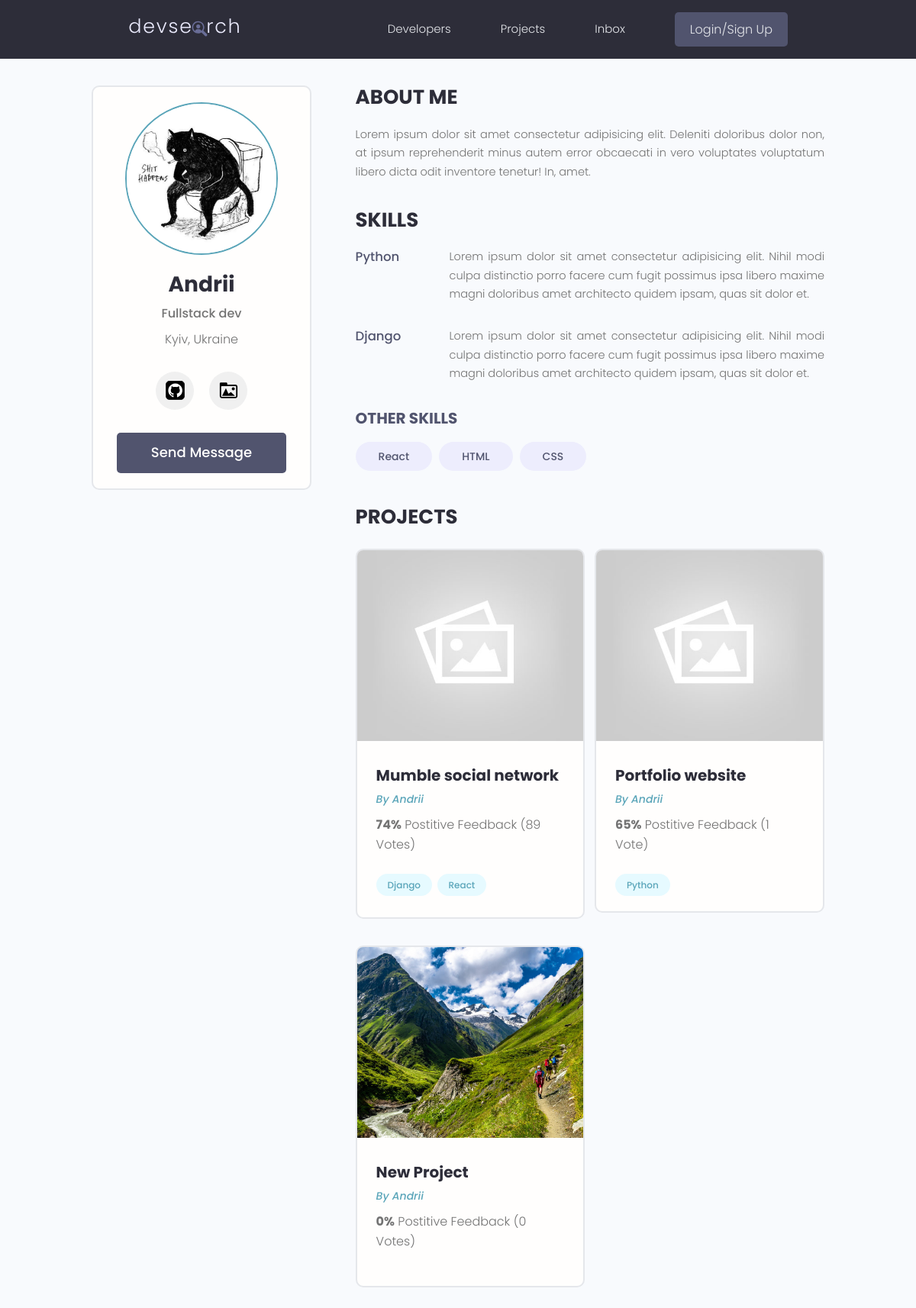
/profile/5a00ce55-ddba-49ef-84ed-73f7a1bbae10, run on an earlier commit of the app's database.
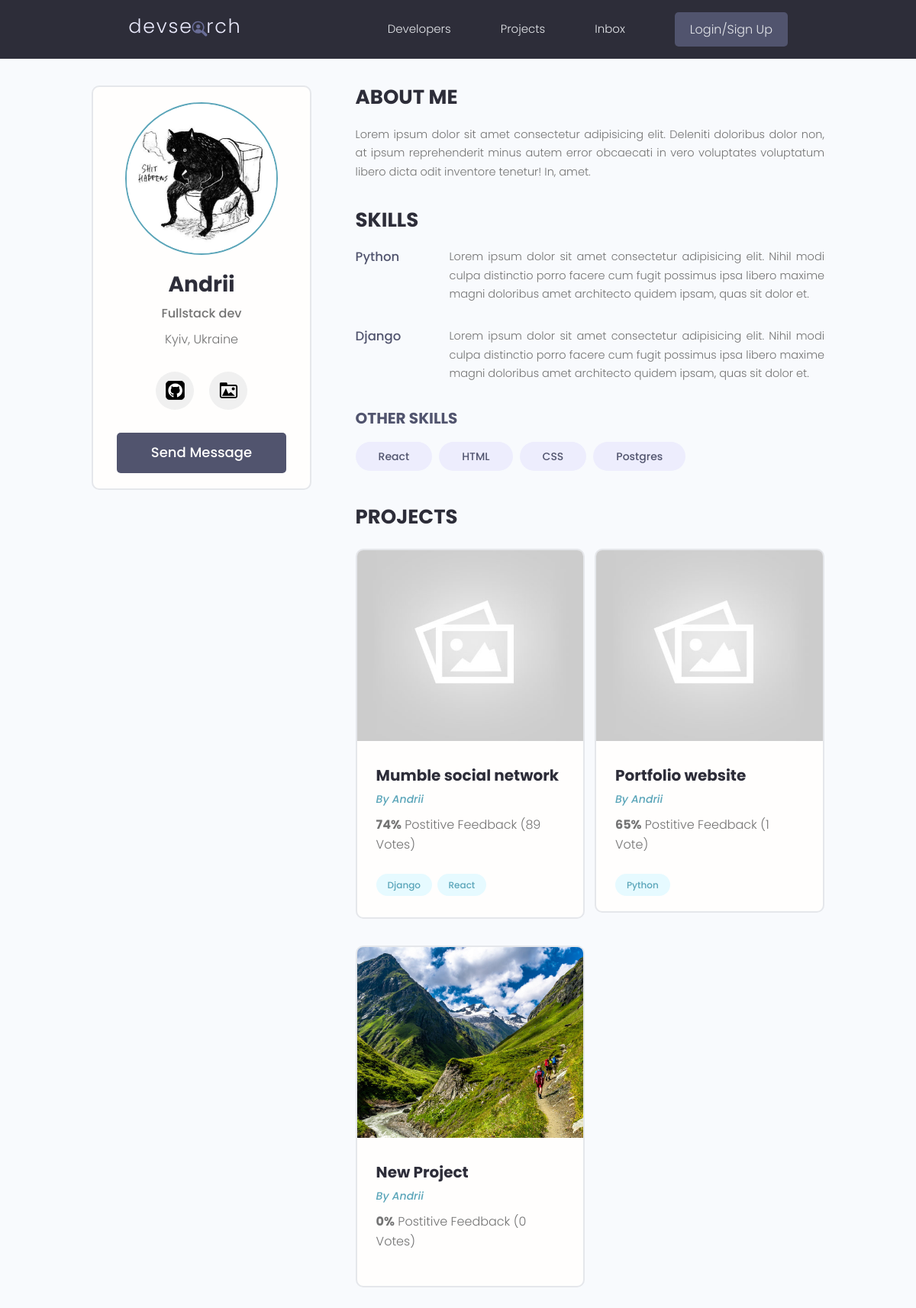
And on a later commit of the database.
### users/models.py (models this page shows, shortened)
class Skill(models.Model):
    owner=models.ForeignKey(Profile, on_delete=models.CASCADE, null=True, blank=True)
    name=models.CharField(max_length=200, blank=True, null=True)
    description=models.TextField(null=True, blank=True)
    created=models.DateTimeField(auto_now_add=True)
    id = models.UUIDField(default=uuid.uuid4,unique=True,primary_key=True,editable=False)
    def __str__(self):
        return self.name

class Profile(models.Model):
    user = models.OneToOneField(User, on_delete=models.CASCADE, null=True, blank=True)
    name = models.CharField(max_length=200, blank=True, null=True)
    email = models.EmailField(max_length=500, blank=True, null=True)
    username = models.CharField(max_length=200, blank=True, null=True)
    location = models.CharField(max_length=200, blank=True, null=True)
    short_intro = models.CharField(max_length=200, blank=True, null=True)
    bio = models.TextField(blank=True, null=True)
    profile_image = models.ImageField(null=True, blank=True, upload_to='profiles/', default="profiles/user-default.png")
    social_github = models.CharField(max_length=200, blank=True, null=True)
    social_twitter = models.CharField(max_length=200, blank=True, null=True)
    social_linkedin = models.CharField(max_length=200, blank=True, null=True)
    social_youtube = models.CharField(max_length=200, blank=True, null=True)
    social_website = models.CharField(max_length=200, blank=True, null=True)
    created=models.DateTimeField(auto_now_add=True)
    id = models.UUIDField(default=uuid.uuid4,unique=True,primary_key=True,editable=False)

### projects/models.py (models this page shows, shortened)
class Project(models.Model):
    owner = models.ForeignKey(Profile,null=True,blank=True,on_delete=models.SET_NULL)
    title=models.CharField(max_length=200)
    description=models.TextField(null=True,blank=True)
    featured_img=models.ImageField(null=True,blank=True,default='default.jpg')
    demo_link=models.CharField(max_length=2000,null=True,blank=True)
    source_link=models.CharField(max_length=2000,null=True,blank=True)
    tags=models.ManyToManyField('Tag',blank=True)
    vote_total=models.IntegerField(default=0,null=True,blank=True)
    vote_ratio=models.IntegerField(default=0,null=True,blank=True)
    created=models.DateTimeField(auto_now_add=True)
    id = models.UUIDField(default=uuid.uuid4,unique=True,primary_key=True,editable=False)

class Tag(models.Model):
    name=models.CharField(max_length=200)
    created=models.DateTimeField(auto_now_add=True)
    id = models.UUIDField(default=uuid.uuid4,unique=True,primary_key=True,editable=False)
    def __str__(self):
        return self.name

### users/views.py (the view)
# urls.py: path('profile/<str:pk>',views.userProfile,name='user-profile'),
def userProfile(request,pk):
    profile=Profile.objects.get(id=pk)
    topSkills=profile.skill_set.exclude(description__exact="")
    otherSkills=profile.skill_set.filter(description="")
    context={'profile':profile,'topSkills':topSkills,'otherSkills':otherSkills}
    return render(request,'users/user-profile.html',context)

### users/templates/users/user-profile.html (shortened to what this page needs)
{% extends 'main.html' %}
{% load static %}
{% block content %}
    <div class="container">
      <div class="layout">
        <div class="column column--1of3">
          <div class="card text-center">
            <div class="card__body dev">
              <img class="avatar avatar--xl" src="{{ profile.profile_image.url }}" />
              <h2 class="dev__name">{{ profile.name }}</h2>
              <p class="dev__title">{{ profile.short_intro }}</p>
              <p class="dev__location">{{ profile.location }}</p>
              <ul class="dev__social">
                {% if profile.social_github %}
                <li>
                  <a title="Github" href="{{ profile.social_github }}" target="_blank"><i class="im im-github"><img src="{% static 'images/profiles/icons/github-svgrepo-com.svg' %}" alt="GitHub"></i></a>
                </li>
                {% endif %}
                {% if profile.social_website %}
                <li>
                  <a title="Personal Website" href="{{ profile.social_website }}" target="_blank"><i class="im im-globe"><img src="{% static 'images/profiles/icons/portfolio-image-work-gallery-svgrepo-com.svg' %}" alt="Personal Page"></i></a>
                </li>
                {% endif %}
              </ul>
              <a href="#" class="btn btn--sub btn--lg">Send Message </a>
            </div>
          </div>
        </div>
        <div class="column column--2of3">
          <div class="devInfo">
            <h3 class="devInfo__title">About Me</h3>
            <p class="devInfo__about">{{ profile.bio }}</p>
          </div>
          <div class="devInfo">
            <h3 class="devInfo__title">Skills</h3>
            <div class="devInfo__skills">
              {% for skill in topSkills %}
              <div class="devSkill">
                <h4 class="devSkill__title">{{skill.name}}</h4>
                <p class="devSkill__info">
                {{skill.description}}
                </p>
              </div>
              {% endfor %}
              <h3 class="devInfo__subtitle">Other Skills</h3>
              <div class="devInfo__otherSkills">
                {% for skill in otherSkills %}
                <span class="tag tag--pill tag--sub tag--lg">
                  <small>{{skill}}</small>
                </span>
                {% endfor %}
              </div>
            </div>
          </div>
          <div class="devInfo">
            <h3 class="devInfo__title">Projects</h3>
            <div class="grid grid--two">
                {% for project in profile.project_set.all %}
              <div class="column">
                <div class="card project">
                  <a href="{% url 'project' project.id %}" class="project">
                    <img class="project__thumbnail" src="{{project.featured_img.url}}" alt="project thumbnail" />
                    <div class="card__body">
                      <h3 class="project__title">{{project.title}}</h3>
                      <p><a class="project__author" href="{% url 'user-profile' project.owner.id %}">By {{project.owner.name}}</a></p>
                      <p class="project--rating">
                        <span style="font-weight: bold;">{{project.vote_ratio}}%</span> Postitive
                        Feedback ({{project.vote_total}} Vote{{project.vote_total|pluralize:"s"}})
                      </p>
                      <div class="project__tags">
                        {% for tag in project.tags.all %}
                        <span class="tag tag--pill tag--main">
                          <small>{{tag}}</small>
                        </span>
                       {% endfor %}
                      </div>
                    </div>
                  </a>
                </div>
              </div>
            {% endfor %}
            </div>
          </div>
        </div>
      </div>
    </div>
{% endblock content %}

What changed in the data, as far as the page shows it:
added Skill: name "Postgres", shown under "OTHER SKILLS"
